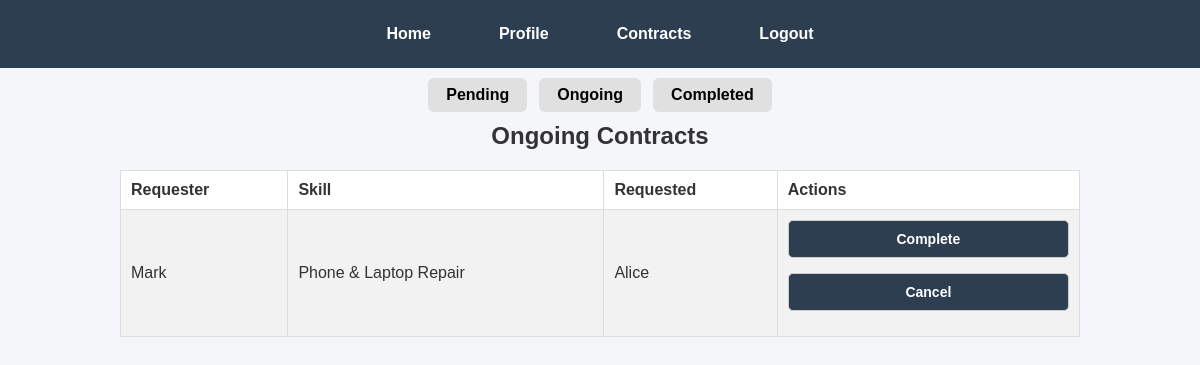
The app's page /Ongoing_contracts.php (signed in) with its own data.
### tables this page shows
CREATE TABLE `exchanges` (
  `id` int NOT NULL AUTO_INCREMENT,
  `skill_id` int NOT NULL,
  `requester_id` int NOT NULL,
  `status` enum('pending','ongoing','completed','cancelled') NOT NULL,
  `created_at` timestamp NULL DEFAULT CURRENT_TIMESTAMP,
  PRIMARY KEY (`id`),
  KEY `skill_id` (`skill_id`),
  KEY `requester_id` (`requester_id`),
  CONSTRAINT `exchanges_ibfk_1` FOREIGN KEY (`skill_id`) REFERENCES `skills` (`id`) ON DELETE CASCADE,
  CONSTRAINT `exchanges_ibfk_2` FOREIGN KEY (`requester_id`) REFERENCES `users` (`id`) ON DELETE CASCADE
);

CREATE TABLE `users` (
  `id` int NOT NULL AUTO_INCREMENT,
  `username` varchar(50) NOT NULL,
  `email` varchar(100) NOT NULL,
  `password` varchar(255) NOT NULL,
  `created_at` timestamp NULL DEFAULT CURRENT_TIMESTAMP,
  PRIMARY KEY (`id`),
  UNIQUE KEY `username` (`username`),
  UNIQUE KEY `email` (`email`)
);

CREATE TABLE `skills` (
  `id` int NOT NULL AUTO_INCREMENT,
  `user_id` int NOT NULL,
  `title` varchar(100) NOT NULL,
  `description` text,
  `category` varchar(50) DEFAULT NULL,
  `created_at` timestamp NULL DEFAULT CURRENT_TIMESTAMP,
  PRIMARY KEY (`id`),
  KEY `user_id` (`user_id`),
  CONSTRAINT `skills_ibfk_1` FOREIGN KEY (`user_id`) REFERENCES `users` (`id`) ON DELETE CASCADE
);

### Ongoing_contracts.php (the view, shortened to what this page needs)
<?php
include 'includes/db.php';
include 'includes/header.php';
$user_id = $_SESSION["user_id"];
$stmt = $conn->prepare("
    SELECT
        e.id AS exchange_id,
        e.requester_id,
        u1.username AS requester,
        s.title AS skill,
        u2.id AS requested_id,
        u2.username AS requested,
        e.status
    FROM exchanges e
    JOIN skills s ON e.skill_id = s.id
    JOIN users u1 ON e.requester_id = u1.id
    JOIN users u2 ON s.user_id = u2.id
    WHERE e.status = 'ongoing'
      AND (u2.id = ? OR u1.id = ?)
");
$stmt->bind_param("ii", $user_id, $user_id);
$stmt->execute();
$Ongoing = $stmt->get_result();
?>
<ul class="contract-nav">
            <li><a href="/Contracts.php">Pending</a></li>
            <li><a href="/Ongoing_contracts.php">Ongoing</a></li>
            <li><a href="/Completed_contacts.php">Completed</a></li>
</ul>
<h2>Ongoing Contracts</h2>
<table>
<tr><th>Requester</th><th>Skill</th><th>Requested</th><th>Actions</th></tr>
<?php while($row = $Ongoing->fetch_assoc()): ?>
<tr>
    <td><?= htmlspecialchars($row['requester']); ?></td>
    <td><?= htmlspecialchars($row['skill']); ?></td>
    <td><?= htmlspecialchars($row['requested']); ?></td>
    <td>
        <form method="post" action="Handle_ongoing_contract.php" style="display:inline;">
            <button type="submit" name="action" value="complete">Complete</button>
        </form>
        <form method="post" action="Handle_ongoing_contract.php" style="display:inline;">
            <button type="submit" name="action" value="cancel">Cancel</button>
        </form>
    </td>
</tr>
<?php endwhile; ?>
</table>

### assets/css/style.css (style rules this page uses)
* { margin: 0; padding: 0; box-sizing: border-box; font-family: Arial, Helvetica, sans-serif; }
h2, h3, h1 { text-align: center; }
body { background-color: #f4f6f9; color: #333; }
.contract-nav { display: flex; justify-content: center; list-style: none; padding: 10px; gap: 12px; }
.contract-nav a { display: inline-block; padding: 8px 18px; background-color: #e0e0e0; color: #000; text-decoration: none; border-radius: 6px; font-weight: 600; transition: background-color 0.2s ease, transform 0.1s ease; }
table { width: 80%; margin: 20px auto; border-collapse: collapse; background-color: #fff; }
table, th, td { border: 1px solid #ddd; }
th, td { padding: 10px; text-align: left; }
tr:nth-child(even) { background-color: #f2f2f2; }
form input, form select, form textarea, form button, input[type="text"], input[type="email"], input[type="password"], input[type="number"], textarea { width: 100%; padding: 10px; margin-bottom: 15px; border: 1px solid #ccc; border-radius: 5px; font-size: 14px; }
button { background-color: #2c3e50; color: white; border: none; padding: 12px; font-size: 16px; font-weight: bold; border-radius: 5px; cursor: pointer; transition: background 0.2s ease; }

### records on screen
exchanges: requester.username "Mark", skill.title "Phone & Laptop Repair", users.username "Alice"
